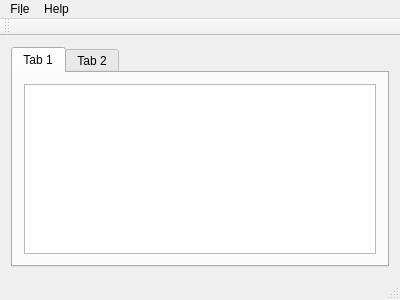
<?xml version="1.0" encoding="UTF-8"?>
<ui version="4.0">
 <class>MainWindow</class>
 <widget class="QMainWindow" name="MainWindow">
  <property name="geometry">
   <rect>
    <x>0</x>
    <y>0</y>
    <width>400</width>
    <height>300</height>
   </rect>
  </property>
  <property name="windowTitle">
   <string>MainWindow</string>
  </property>
  <widget class="QWidget" name="centralWidget">
   <layout class="QHBoxLayout" name="horizontalLayout">
    <item>
     <widget class="QTabWidget" name="tabWidget">
      <property name="currentIndex">
       <number>0</number>
      </property>
      <widget class="QWidget" name="tab">
       <attribute name="title">
        <string>Tab 1</string>
       </attribute>
       <layout class="QHBoxLayout" name="horizontalLayout_2">
        <item>
         <widget class="QTableView" name="temperatureTableView"/>
        </item>
       </layout>
      </widget>
      <widget class="QWidget" name="tab_2">
       <attribute name="title">
        <string>Tab 2</string>
       </attribute>
      </widget>
     </widget>
    </item>
   </layout>
  </widget>
  <widget class="QMenuBar" name="menuBar">
   <property name="geometry">
    <rect>
     <x>0</x>
     <y>0</y>
     <width>400</width>
     <height>30</height>
    </rect>
   </property>
   <widget class="QMenu" name="menuFIle">
    <property name="title">
     <string>Fi&amp;le</string>
    </property>
    <addaction name="actionLoad_XML"/>
    <addaction name="actionQuit"/>
   </widget>
   <widget class="QMenu" name="menuHelp">
    <property name="title">
     <string>Help</string>
    </property>
    <addaction name="actionAbout"/>
   </widget>
   <addaction name="menuFIle"/>
   <addaction name="menuHelp"/>
  </widget>
  <widget class="QToolBar" name="mainToolBar">
   <attribute name="toolBarArea">
    <enum>TopToolBarArea</enum>
   </attribute>
   <attribute name="toolBarBreak">
    <bool>false</bool>
   </attribute>
  </widget>
  <widget class="QStatusBar" name="statusBar"/>
  <action name="actionLoad_XML">
   <property name="text">
    <string>Load XML</string>
   </property>
  </action>
  <action name="actionQuit">
   <property name="text">
    <string>Quit</string>
   </property>
  </action>
  <action name="actionAbout">
   <property name="text">
    <string>About</string>
   </property>
  </action>
 </widget>
 <layoutdefault spacing="6" margin="11"/>
 <resources/>
 <connections>
  <connection>
   <sender>actionQuit</sender>
   <signal>triggered()</signal>
   <receiver>MainWindow</receiver>
   <slot>close()</slot>
   <hints>
    <hint type="sourcelabel">
     <x>-1</x>
     <y>-1</y>
    </hint>
    <hint type="destinationlabel">
     <x>199</x>
     <y>149</y>
    </hint>
   </hints>
  </connection>
 </connections>
</ui>
